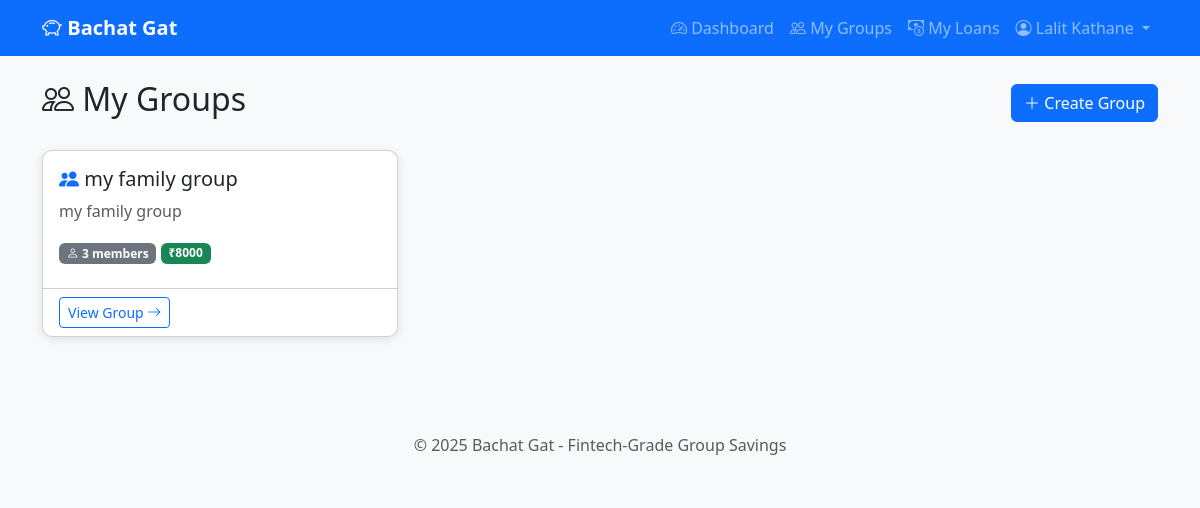
The app's page /groups (signed in) with its own data.
### app/models.py (models this page shows, shortened)
class User(UserMixin, db.Model):
    __tablename__ = 'users'
    id = db.Column(db.Integer, primary_key=True)
    name = db.Column(db.String(100), nullable=False)
    email = db.Column(db.String(120), unique=True, nullable=False)
    password_hash = db.Column(db.String(256), nullable=False)
    phone = db.Column(db.String(20), nullable=True)
    created_at = db.Column(db.DateTime, default=datetime.utcnow)
    updated_at = db.Column(db.DateTime, default=datetime.utcnow, onupdate=datetime.utcnow)
    groups_created = db.relationship('Group', backref='creator', lazy='dynamic')
    memberships = db.relationship('GroupMember', backref='user', lazy='dynamic',
                                  foreign_keys='GroupMember.user_id')
    loan_requests = db.relationship('LoanRequest', backref='requester', lazy='dynamic',
                                    foreign_keys='LoanRequest.requested_by')
    approvals = db.relationship('LoanApproval', backref='approver', lazy='dynamic')
    contributions = db.relationship('MemberContribution', backref='contributor', lazy='dynamic')
    repayments = db.relationship('LoanRepayment', backref='payer', lazy='dynamic',
                                 foreign_keys='LoanRepayment.paid_by')
    member_ledgers = db.relationship('MemberLedger', backref='member', lazy='dynamic')
    def get_active_memberships(self):
        return self.memberships.filter_by(is_active=True)

class Group(db.Model):
    __tablename__ = 'groups'
    id = db.Column(db.Integer, primary_key=True)
    name = db.Column(db.String(100), nullable=False)
    description = db.Column(db.String(500))
    created_by = db.Column(db.Integer, db.ForeignKey('users.id'), nullable=False)
    default_interest_rate = db.Column(db.Float, default=12.0)  # Annual %
    default_loan_duration_months = db.Column(db.Integer, default=12)
    default_repayment_type = db.Column(db.String(20), default='emi')
    is_active = db.Column(db.Boolean, default=True)
    created_at = db.Column(db.DateTime, default=datetime.utcnow)
    updated_at = db.Column(db.DateTime, default=datetime.utcnow, onupdate=datetime.utcnow)
    members = db.relationship('GroupMember', backref='group', lazy='dynamic',
                              cascade='all, delete-orphan')
    loan_requests = db.relationship('LoanRequest', backref='group', lazy='dynamic',
                                    cascade='all, delete-orphan')
    wallet = db.relationship('GroupWallet', backref='group', uselist=False,
                             cascade='all, delete-orphan')
    def get_active_member_count(self):
        return self.members.filter_by(is_active=True).count()

class GroupWallet(db.Model):
    __tablename__ = 'group_wallets'
    id = db.Column(db.Integer, primary_key=True)
    group_id = db.Column(db.Integer, db.ForeignKey('groups.id'), unique=True, nullable=False)
    balance = db.Column(db.Float, default=0.0, nullable=False)
    total_contributed = db.Column(db.Float, default=0.0, nullable=False)
    total_disbursed = db.Column(db.Float, default=0.0, nullable=False)
    total_interest_earned = db.Column(db.Float, default=0.0, nullable=False)
    is_dirty = db.Column(db.Boolean, default=False, nullable=False)
    last_recalculated_at = db.Column(db.DateTime, default=datetime.utcnow)
    created_at = db.Column(db.DateTime, default=datetime.utcnow)
    updated_at = db.Column(db.DateTime, default=datetime.utcnow, onupdate=datetime.utcnow)
    contributions = db.relationship('MemberContribution', backref='wallet', lazy='dynamic')
    transactions = db.relationship('WalletTransaction', backref='wallet', lazy='dynamic')
    member_ledgers = db.relationship('MemberLedger', backref='wallet', lazy='dynamic')

### app/routes/groups.py (the view)
@groups_bp.route('/groups')
@login_required
def list_groups():
    memberships = current_user.get_active_memberships().all()
    my_groups = [membership.group for membership in memberships]
    return render_template('groups/list.html', groups=my_groups)

### app/__init__.py (called while the page is built)
def create_app():
    app = Flask(__name__)
    app.config.from_object(Config)
    db.init_app(app)
    login_manager.init_app(app)
    from app.models import User
    @login_manager.user_loader
    def load_user(user_id):
        return User.query.get(int(user_id))
    from app.routes.auth import auth_bp
    from app.routes.groups import groups_bp
    from app.routes.loans import loans_bp
    from app.routes.wallet import wallet_bp
    from app.routes.admin import admin_bp  # NEW
    app.register_blueprint(auth_bp)
    app.register_blueprint(groups_bp)
    app.register_blueprint(loans_bp)
    app.register_blueprint(wallet_bp)
    app.register_blueprint(admin_bp)  # NEW
    with app.app_context():
        db.create_all()
        print("✅ Database tables created!")
    return app

### app/templates/groups/list.html (shortened to what this page needs)
{% extends 'base.html' %}
{% block content %}
<div class="d-flex justify-content-between align-items-center mb-4">
    <h2><i class="bi bi-people"></i> My Groups</h2>
    <a href="{{ url_for('groups.create_group') }}" class="btn btn-primary">
        <i class="bi bi-plus-lg"></i> Create Group
    </a>
</div>
{% if groups %}
    <div class="row">
        {% for group in groups %}
        <div class="col-md-4 mb-4">
            <div class="card h-100">
                <div class="card-body">
                    <h5 class="card-title">
                        <i class="bi bi-people-fill text-primary"></i>
                        {{ group.name }}
                    </h5>
                    <p class="card-text text-muted">
                        {{ group.description or 'No description' }}
                    </p>
                    <p class="mb-2">
                        <span class="badge bg-secondary">
                            <i class="bi bi-person"></i> {{ group.get_active_member_count() }} members
                        </span>
                        {% if group.wallet %}
                        <span class="badge bg-success">
                            ₹{{ "%.0f"|format(group.wallet.balance) }}
                        </span>
                        {% endif %}
                    </p>
                </div>
                <div class="card-footer bg-transparent">
                    <a href="{{ url_for('groups.view_group', group_id=group.id) }}"
                       class="btn btn-outline-primary btn-sm">
                        View Group <i class="bi bi-arrow-right"></i>
                    </a>
                </div>
            </div>
        </div>
        {% endfor %}
    </div>
{% endif %}
{% endblock %}

### app/templates/base.html (shortened to what this page needs)
<!DOCTYPE html>
<html lang="en">
<head>
    <link href="https://cdn.jsdelivr.net/npm/bootstrap@5.3.0/dist/css/bootstrap.min.css" rel="stylesheet">
    <link href="https://cdn.jsdelivr.net/npm/bootstrap-icons@1.10.0/font/bootstrap-icons.css" rel="stylesheet">
</head>
<body>
    <nav class="navbar navbar-expand-lg navbar-dark bg-primary">
        <div class="container">
            <a class="navbar-brand" href="{{ url_for('auth.home') }}">
                <i class="bi bi-piggy-bank"></i> Bachat Gat
            </a>
            <div class="collapse navbar-collapse" id="navbarNav">
                <ul class="navbar-nav ms-auto">
                    {% if current_user.is_authenticated %}
                        <li class="nav-item">
                            <a class="nav-link" href="{{ url_for('auth.dashboard') }}">
                                <i class="bi bi-speedometer2"></i> Dashboard
                            </a>
                        </li>
                        <li class="nav-item">
                            <a class="nav-link" href="{{ url_for('groups.list_groups') }}">
                                <i class="bi bi-people"></i> My Groups
                            </a>
                        </li>
                        <li class="nav-item position-relative">
                            <a class="nav-link" href="{{ url_for('loans.my_loans') }}">
                                <i class="bi bi-cash-coin"></i> My Loans
                            </a>
                        </li>
                        <li class="nav-item dropdown">
                            <a class="nav-link dropdown-toggle" href="#" id="userDropdown"
                               role="button" data-bs-toggle="dropdown">
                                <i class="bi bi-person-circle"></i> {{ current_user.name }}
                            </a>
                        </li>
                    {% endif %}
                </ul>
            </div>
        </div>
    </nav>
    <main class="container mt-4 mb-5">
        {% block content %}{% endblock %}
    </main>
    <footer class="text-center py-4 mt-5 bg-light">
        <p class="text-muted mb-0">&copy; 2025 Bachat Gat - Fintech-Grade Group Savings</p>
    </footer>
</body>
</html>

### app/templates/base.html (style rules this page uses)
body { background-color: #f8f9fa; }
.navbar-brand { font-weight: bold; }
.card { box-shadow: 0 2px 10px rgba(0,0,0,0.1); border-radius: 10px; }

### records on screen
User: name "Lalit Kathane"
Group: name "my family group", description "my family group", get_active_member_count "3"
GroupWallet: wallet.balance "8000"
